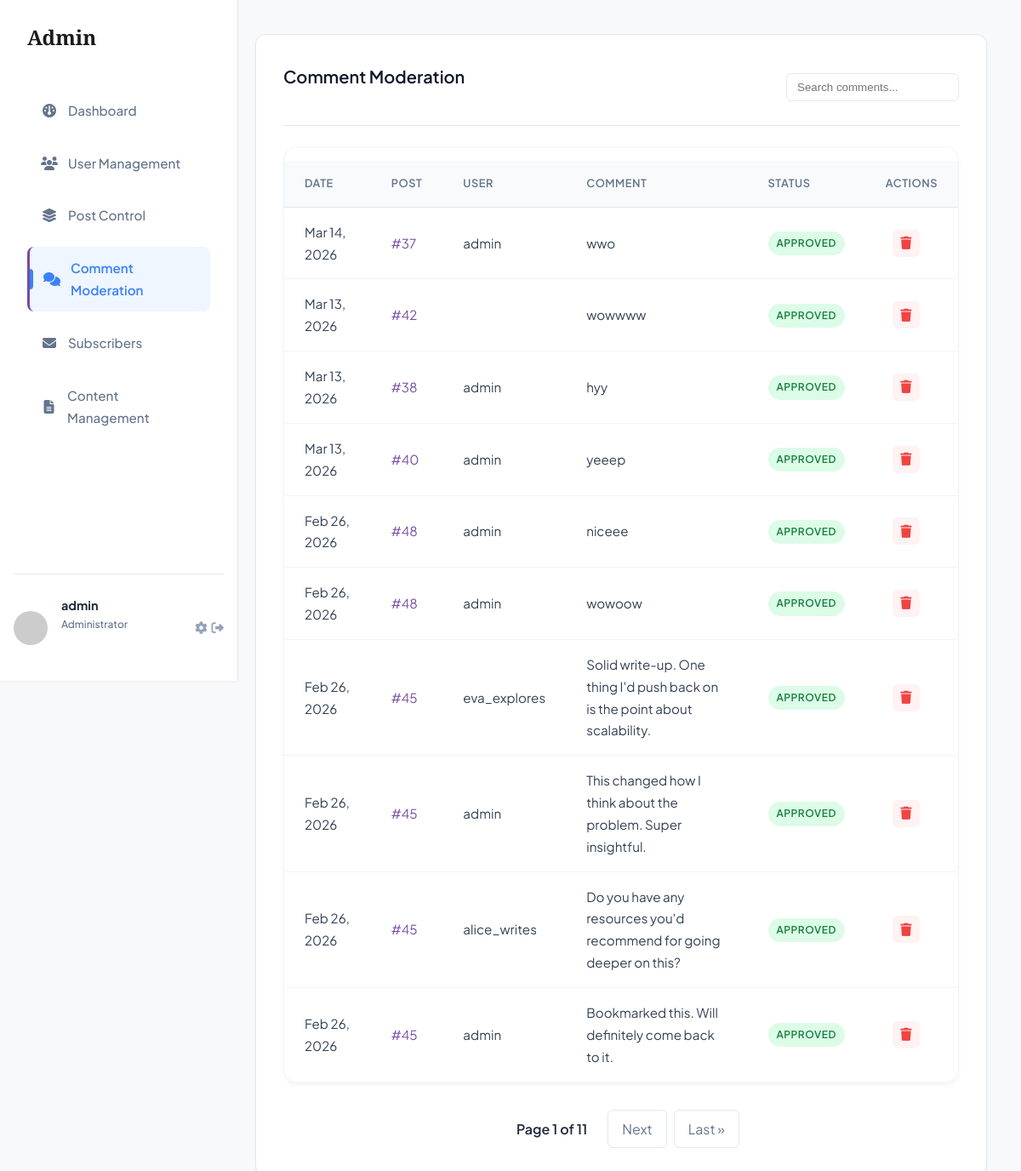
Screenshot of /admin-dashboard/comments/ (signed in) with the database file from the repository.
### myapp/models.py (models this page shows, shortened)
class Comment(models.Model):
    post = models.ForeignKey(Post, on_delete=models.CASCADE, related_name='comments')
    author = models.ForeignKey(User, on_delete=models.CASCADE, null=True, blank=True)
    guest_name = models.CharField(max_length=100, blank=True)
    guest_email = models.EmailField(blank=True)
    content = models.TextField()
    parent = models.ForeignKey('self', null=True, blank=True, on_delete=models.CASCADE, related_name='replies')
    created_at = models.DateTimeField(auto_now_add=True)
    is_approved = models.BooleanField(default=True)
    class Meta:
        ordering = ['-created_at']

class Post(models.Model):
    CATEGORY_CHOICES = [
        ('technology', 'Technology'),
        ('lifestyle', 'Lifestyle'),
        ('design', 'Design'),
        ('culture', 'Culture'),
        ('business', 'Business'),
        ('other', 'Other'),
    ]
    author = models.ForeignKey(User, on_delete=models.CASCADE)
    title = models.CharField(max_length=200)
    content = models.TextField()
    image = models.ImageField(upload_to='blog_images/', blank=True, null=True)
    category = models.ForeignKey(Category, on_delete=models.SET_NULL, null=True, related_name='posts')
    likes = models.ManyToManyField(User, related_name='blog_posts', blank=True)
    is_published = models.BooleanField(default=False)
    newsletter_sent = models.BooleanField(default=False)
    views_count = models.PositiveIntegerField(default=0)
    created_at = models.DateTimeField(auto_now_add=True)
    updated_at = models.DateTimeField(auto_now=True)
    tags = TaggableManager()
    class Meta:
        ordering = ['-created_at']

### myapp/views.py (the view, shortened to what this page needs)
# urls.py: path('admin-dashboard/comments/', views.admin_comments, name='admin_comments'),
@login_required
def admin_comments(request):
    if not request.user.is_superuser:
        return redirect('home')
    search_query = request.GET.get('q', '')
    comment_list = Comment.objects.all().order_by('-created_at')
    page = request.GET.get('page', 1)
    paginator = Paginator(comment_list, 10)
    try:
        comments = paginator.page(page)
    except PageNotAnInteger:
        comments = paginator.page(1)
    except EmptyPage:
        comments = paginator.page(paginator.num_pages)
    return render(request, 'custom_admin/comment_list.html', {'comments': comments, 'search_query': search_query, 'page_obj': comments})

### myapp/templates/custom_admin/comment_list.html (shortened to what this page needs)
{% extends 'custom_admin/base.html' %}
{% block admin_content %}
<div class="admin-section">
    <div class="section-header">
        <h2>Comment Moderation</h2>
        <form method="get" style="display:flex; align-items:center;">
            <input type="text" name="q" placeholder="Search comments..." value="{{ search_query }}"
                style="padding:8px 12px; border:1px solid #e2e8f0; border-radius:6px;">
        </form>
    </div>
    <div class="table-container">
        <table class="admin-table">
            <thead>
                <tr>
                    <th>Date</th>
                    <th>Post</th>
                    <th>User</th>
                    <th>Comment</th>
                    <th>Status</th>
                    <th>Actions</th>
                </tr>
            </thead>
            <tbody>
                {% for comment in comments %}
                <tr>
                    <td>{{ comment.created_at|date:"M d, Y" }}</td>
                    <td><a href="{% url 'post_detail' comment.post.pk %}">#{{ comment.post.id }}</a></td>
                    <td>{{ comment.author.username }}</td>
                    <td style="max-width: 400px;">{{ comment.content|truncatechars:100 }}</td>
                    <td>
                        {% if comment.is_approved %}
                        <span class="status-badge active" style="background: #dcfce7; color: #15803d;">Approved</span>
                        {% else %}
                        <span class="status-badge" style="background: #fff7ed; color: #c2410c;">Pending</span>
                        {% endif %}
                    </td>
                    <td>
                        <div class="action-buttons">
                            <a href="{% url 'admin_delete_comment' comment.pk %}" class="btn-icon delete" title="Delete"
                                onclick="return confirm('Are you sure you want to delete this comment?')">
                                <i class="fas fa-trash"></i>
                            </a>
                        </div>
                    </td>
                </tr>
                {% empty %}
                <tr>
                    <td colspan="6" style="text-align: center;">No comments found.</td>
                </tr>
                {% endfor %}
            </tbody>
        </table>
    </div>
    {% include 'includes/pagination.html' %}
</div>
{% endblock %}

### myapp/templates/custom_admin/base.html (shortened to what this page needs)
<!DOCTYPE html>
<html lang="en">
<head>
    <link rel="stylesheet" href="https://cdnjs.cloudflare.com/ajax/libs/font-awesome/6.4.0/css/all.min.css">
    {% load static %}
    <link rel="stylesheet" href="{% static 'css/style.css' %}">
</head>
<body class="admin-body">
    <div class="admin-layout">
        <aside class="admin-sidebar">
            <div class="sidebar-brand">
                <h2>Admin</h2>
            </div>
            <nav class="sidebar-nav">
                <a href="{% url 'admin_dashboard' %}"
                    class="nav-item {% if request.resolver_match.url_name == 'admin_dashboard' %}active{% endif %}">
                    <i class="fas fa-gauge"></i> Dashboard
                </a>
                <a href="{% url 'admin_users' %}"
                    class="nav-item {% if request.resolver_match.url_name == 'admin_users' %}active{% endif %}">
                    <i class="fas fa-users"></i> User Management
                </a>
                <a href="{% url 'admin_post_list' %}"
                    class="nav-item {% if request.resolver_match.url_name == 'admin_post_list' %}active{% endif %}">
                    <i class="fas fa-layer-group"></i> Post Control
                </a>
                <a href="{% url 'admin_comments' %}"
                    class="nav-item {% if request.resolver_match.url_name == 'admin_comments' %}active{% endif %}">
                    <i class="fas fa-comments"></i> Comment Moderation
                </a>
                <a href="{% url 'subscriber_list' %}"
                    class="nav-item {% if request.resolver_match.url_name == 'subscriber_list' %}active{% endif %}">
                    <i class="fas fa-envelope"></i> Subscribers
                </a>
                <a href="{% url 'admin_content' %}"
                    class="nav-item {% if request.resolver_match.url_name == 'admin_content' %}active{% endif %}">
                    <i class="fas fa-file-alt"></i> Content Management
                </a>
            </nav>
            <div class="sidebar-footer">
                <div class="admin-user">
                    <img src="https://ui-avatars.com/api/?name={{ user.username }}&background=6366f1&color=fff"
                        alt="Admin">
                    <div class="user-info">
                        <strong>{{ user.username }}</strong>
                        <span>Administrator</span>
                    </div>
                    <div style="display:flex; gap:5px;">
                        <a href="{% url 'edit_profile' %}" class="logout-btn" title="Edit Profile"><i
                                class="fas fa-cog"></i></a>
                        <a href="{% url 'logout' %}" class="logout-btn" title="Logout"
                            onclick="return confirm('Are you sure you want to logout?');"><i
                                class="fas fa-sign-out-alt"></i></a>
                    </div>
                </div>
            </div>
        </aside>
        <main class="admin-main">
            {% block admin_content %}{% endblock %}
        </main>
    </div>
</body>
</html>

### rows the page displays
Comment: created_at "Mar 14, 2026", post.id "37", author.username "admin", content "wwo", is_approved "APPROVED"
Comment: created_at "Mar 13, 2026", post.id "42", content "wowwww", is_approved "APPROVED"
Comment: created_at "Mar 13, 2026", post.id "38", author.username "admin", content "hyy", is_approved "APPROVED"
Comment: created_at "Mar 13, 2026", post.id "40", author.username "admin", content "yeeep", is_approved "APPROVED"
Comment: created_at "Feb 26, 2026", post.id "48", author.username "admin", content "niceee", is_approved "APPROVED"
Comment: created_at "Feb 26, 2026", post.id "48", author.username "admin", content "wowoow", is_approved "APPROVED"
Comment: created_at "Feb 26, 2026", post.id "45", author.username "eva_explores", content "Solid write-up. One thing I'd push back on is the point about scalability.", is_approved "APPROVED"
Comment: created_at "Feb 26, 2026", post.id "45", author.username "admin", content "This changed how I think about the problem. Super insightful.", is_approved "APPROVED"
Comment: created_at "Feb 26, 2026", post.id "45", author.username "alice_writes", content "Do you have any resources you'd recommend for going deeper on this?", is_approved "APPROVED"
Comment: created_at "Feb 26, 2026", post.id "45", author.username "admin", content "Bookmarked this. Will definitely come back to it.", is_approved "APPROVED"

### other values shown
{{ user.username }} "admin"
{{ page_obj.number }} "1"
{{ page_obj.paginator.num_pages }} "11"
